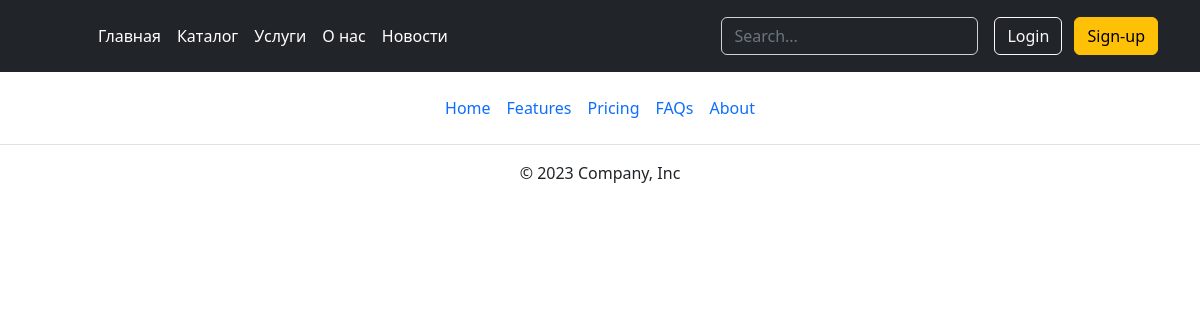
The app's page /goods, older data.
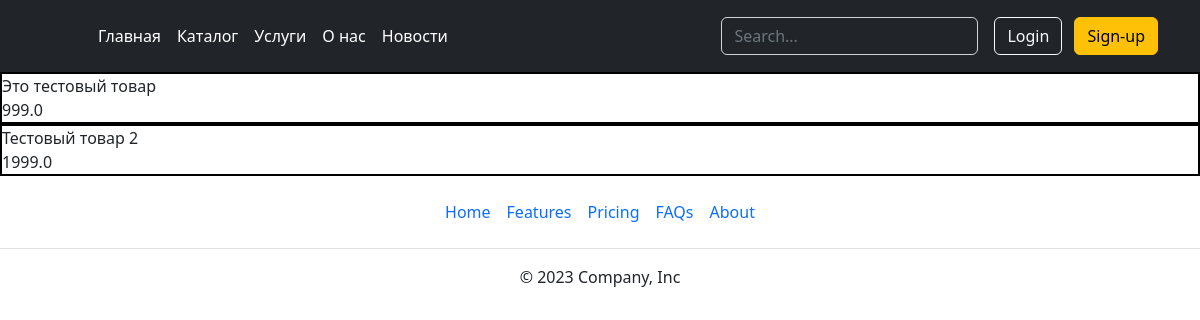
The same page, newer data.
### app.py (models this page shows, shortened)
class Product(db.Model):
    id = db.Column(db.Integer, primary_key=True)
    name = db.Column(db.String(100), nullable=False)
    about = db.Column(db.Text, nullable=True)
    price = db.Column(db.Float, nullable=False)
    subcategory_id = db.Column(db.Integer, db.ForeignKey('subcategory.id'), nullable=False)
    subcategory = db.relationship('Subcategory', backref='products')

### app.py (the view)
@app.route('/goods')
def goods():
    products = Product.query.order_by(Product.price).all()
    return render_template('goods.html', menu=menu, data=products)

### templates/goods.html (shortened to what this page needs)
{% extends 'base.html' %}
{% block body %}
    <main class="main">
        {% for el in data %}
            <div class="good" style="border: 2px solid black">
                <div class="good-about">{{ el.about }}</div>
                <div class="good-price">{{ el.price }}</div>
            </div>
        {% endfor %}
    </main>
{% endblock %}

### templates/base.html (shortened to what this page needs)
<!DOCTYPE html>
<html lang="ru">
<head>
    <link rel="stylesheet" href="../static/styles/reset.css">
    <link rel="stylesheet" href="https://cdn.jsdelivr.net/npm/bootstrap@5.2.3/dist/css/bootstrap.min.css">
</head>
<body>
    <header class="p-3 text-bg-dark">
        <div class="container">
          <div class="d-flex flex-wrap align-items-center justify-content-center justify-content-lg-start">
            <a href="/" class="d-flex align-items-center mb-2 mb-lg-0 text-white text-decoration-none">
              <svg class="bi me-2" width="40" height="32" role="img" aria-label="Bootstrap"><use xlink:href="#bootstrap"></use></svg>
            </a>
            <ul class="nav col-12 col-lg-auto me-lg-auto mb-2 justify-content-center mb-md-0">
                {% for m in menu %}
                    <li><a href="{{ m.url }}" class="nav-link px-2 text-secondary text-white">{{ m.name }}</a></li>
                {% endfor %}
            </ul>
            <form class="col-12 col-lg-auto mb-3 mb-lg-0 me-lg-3" role="search">
              <input type="search" class="form-control form-control-dark text-bg-dark" placeholder="Search..." aria-label="Search">
            </form>
            <div class="text-end">
                {% if 'user_id' in session %}
                    <a href="/profile"><button type="button" class="btn btn-outline-light me-2">Profile</button></a>
                    <a href="/logout"><button type="button" class="btn btn-warning">Logout</button></a>
                {% else %}
                    <a href="/authorization"><button type="button" class="btn btn-outline-light me-2">Login</button></a>
                    <a href="/registration"><button type="button" class="btn btn-warning">Sign-up</button></a>
                {% endif %}
            </div>
          </div>
        </div>
    </header>
    {% block body %}
    {% endblock %}
    <footer class="py-3 my-4 mt-auto">
        <ul class="nav justify-content-center border-bottom pb-3 mb-3">
          <li class="nav-item"><a href="#" class="nav-link px-2 text-body-secondary">Home</a></li>
          <li class="nav-item"><a href="#" class="nav-link px-2 text-body-secondary">Features</a></li>
          <li class="nav-item"><a href="#" class="nav-link px-2 text-body-secondary">Pricing</a></li>
          <li class="nav-item"><a href="#" class="nav-link px-2 text-body-secondary">FAQs</a></li>
          <li class="nav-item"><a href="#" class="nav-link px-2 text-body-secondary">About</a></li>
        </ul>
        <p class="text-center text-body-secondary">© 2023 Company, Inc</p>
    </footer>
</body>
</html>

Row changes from the older to the newer data that the page shows:
added Product: about "Это тестовый товар", price "999.0"
added Product: about "Тестовый товар 2", price "1999.0"
